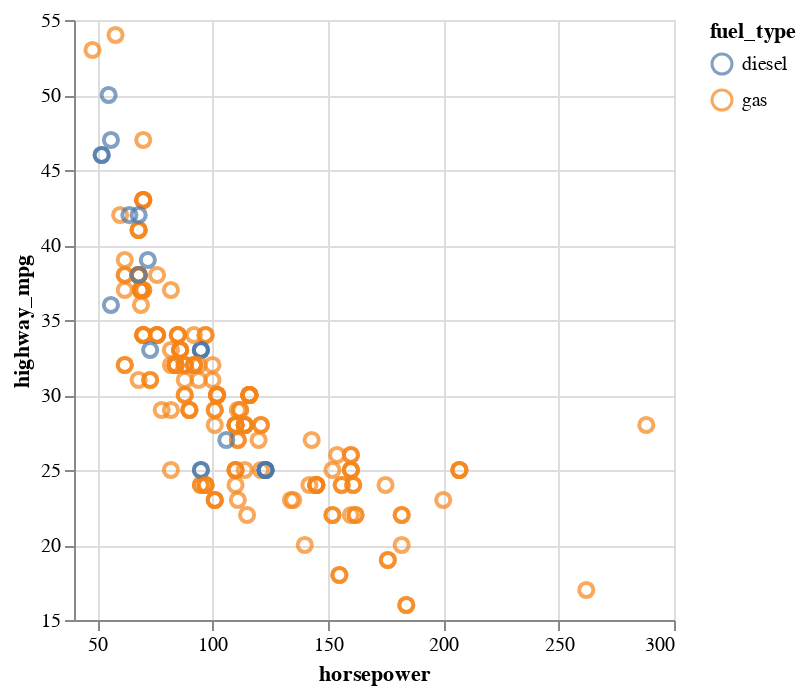

Write notebook code for a chart like this one.
### Code cell
# Click and drag over the graph
alt.Chart(df).mark_point(size=50).encode(
    x = alt.X('horsepower:Q',  scale=alt.Scale(zero=False)),
    y = alt.Y('highway_mpg:Q', scale=alt.Scale(zero=False)),
    # Conditional coloring
    color = alt.condition(interval, 'fuel_type:N', alt.value('lightgrey'))     
).add_params(interval)

### Figure 1 — Vega-Lite specification as saved in the notebook (floating-point values rounded to 4 significant figures; data arrays with more than 128 entries replaced by an {"elided": "..."} marker saying what was removed)
{"config": {"view": {"continuousWidth": 300, "continuousHeight": 300}}, "data": {"name": "data-387f081f80cceeb89d7db8f93752da3d"}, "mark": {"type": "point", "size": 50}, "encoding": {"color": {"condition": {"param": "param_1", "field": "fuel_type", "type": "nominal"}, "value": "lightgrey"}, "x": {"field": "horsepower", "scale": {"zero": false}, "type": "quantitative"}, "y": {"field": "highway_mpg", "scale": {"zero": false}, "type": "quantitative"}}, "params": [{"name": "param_1", "select": {"type": "interval"}}], "$schema": "https://vega.github.io/schema/vega-lite/v5.16.3.json", "datasets": {"data-387f081f80cceeb89d7db8f93752da3d": {"elided": "205 records"}}}
